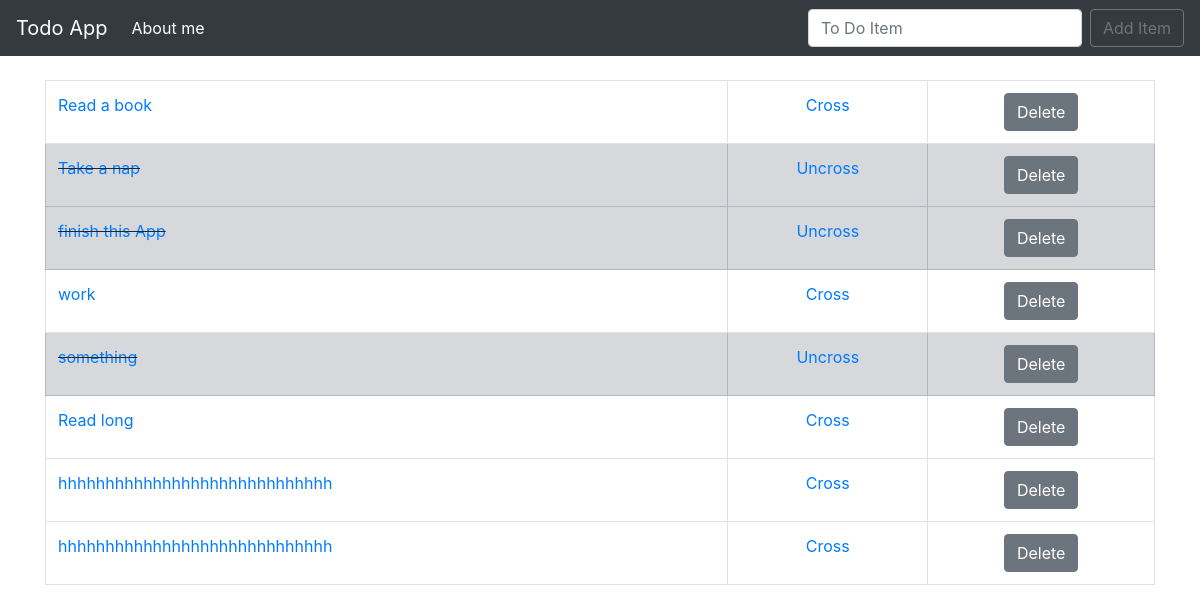
/todo/, run on the app's committed database.
### todo_list/models.py (models this page shows, shortened)
class List(models.Model):
	item = models.CharField(max_length=200)
	completed = models.BooleanField(default=False)

### todo_list/views.py (the view)
# urls.py: path('',views.index, name="index"),
def index(request):
	if request.method == 'POST':
		form = ListForm(request.POST or None)
		if form.is_valid():
			form.save()
			messages.success(request, ('Item has been Added To list!'))
			all_items = List.objects.all
			return render(request,'index.html',{'all_items': all_items})
	else:
		all_items = List.objects.all
		return render(request,'index.html',{'all_items': all_items})

### todo_list/templates/index.html (shortened to what this page needs)
{% extends 'baseToDo.html' %}
{% block content %}
	{% if all_items %}
	<table class="table table-bordered">
		{% for thing in all_items %}
			{% if thing.completed %}
				<tr class="table-secondary">
					<td class="striker"><a href="{% url 'edit' thing.id %}">{{ thing.item }}</a> </td>
					<td><center> <a href="{% url 'uncross' thing.id %}" >Uncross</a></center></td>
					<td><center><a href="{% url 'delete' thing.id %}" class="btn btn-secondary"> Delete</a></center></td>
				</tr>
			{% else %}
				<tr>
					<td><a href="{% url 'edit' thing.id %}">{{ thing.item }} </a></td>
					<td><center> <a href="{% url 'cross_off' thing.id %}" >Cross</a></center></td>
					<td><center> <a href="{% url 'delete' thing.id %}" class="btn btn-secondary"> Delete</a></center></td>
				</tr>
			{% endif %}
		{% endfor %}
	</table>
	{% endif %}
{% endblock %}

### static/css/my_style.css (style rules this page uses)
.striker { text-decoration: line-through; }

### data on the page
List: item "Read a book"
List: item "Take a nap"
List: item "finish this App"
List: item "work"
List: item "something"
List: item "Read long"
List: item "hhhhhhhhhhhhhhhhhhhhhhhhhhhhh"
List: item "hhhhhhhhhhhhhhhhhhhhhhhhhhhhh"
